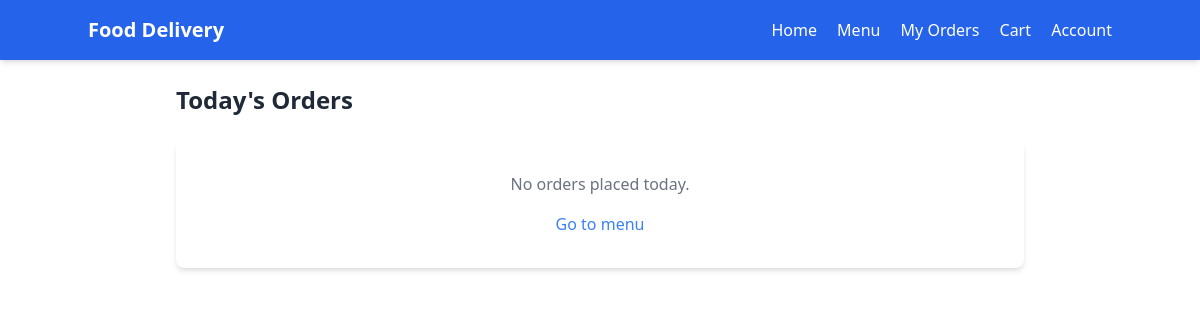
/orders/ (signed in), run on an earlier commit of the app's database.
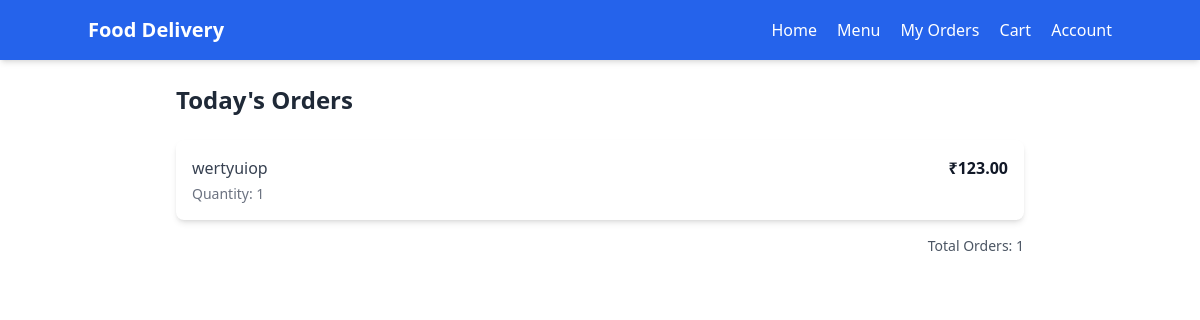
And on a later commit of the database.
### feast/models.py (models this page shows, shortened)
class Order(models.Model):
    student = models.ForeignKey(User, on_delete=models.CASCADE, limit_choices_to={'user_type': 'student'})
    menu_item = models.ForeignKey('Menu', on_delete=models.CASCADE)
    quantity = models.PositiveIntegerField(default=1)
    total_price = models.DecimalField(max_digits=6, decimal_places=2)
    order_date = models.DateField(auto_now_add=True)

class Menu(models.Model):
    CATEGORY_CHOICES = [
        ('breakfast', 'Breakfast'),
        ('lunch', 'Lunch'),
        ('snacks', 'Snacks'),
        ('dinner', 'Dinner'),
    ]
    name = models.CharField(max_length=100)
    description = models.TextField(blank=True, null=True)
    price = models.DecimalField(max_digits=6, decimal_places=2)
    category = models.CharField(max_length=10, choices=CATEGORY_CHOICES)
    available = models.BooleanField(default=True)
    created_at = models.DateTimeField(auto_now_add=True)

### feast/views.py (the view)
# urls.py: path('orders/', view_orders, name='view_orders'),
@login_required
def view_orders(request):
    today_orders = Order.objects.filter(student=request.user, order_date=now().date())
    return render(request, 'view_orders.html', {'orders': today_orders})

### templates/view_orders.html (shortened to what this page needs)
<!DOCTYPE html>
<html lang="en">
<head>
    <script src="https://cdn.tailwindcss.com"></script>
</head>
<body>
<nav class="bg-blue-600 p-4 shadow-md">
    <div class="container mx-auto flex justify-between items-center">
      <div class="text-white font-bold text-xl">Food Delivery</div>
      <div class="space-x-4">
        <a href="#" class="text-white hover:text-blue-200">Home</a>
        <a href="#" class="text-white hover:text-blue-200">Menu</a>
        <a href="#" class="text-white hover:text-blue-200">My Orders</a>
        <a href="#" class="text-white hover:text-blue-200">Cart</a>
        <a href="#" class="text-white hover:text-blue-200">Account</a>
      </div>
    </div>
  </nav>
  {% block content %}
  <div class="max-w-4xl mx-auto p-6">
    <h2 class="text-2xl font-bold text-gray-800 mb-6">Today's Orders</h2>
    {% if orders %}
    <ul class="bg-white shadow-md rounded-lg divide-y divide-gray-200">
      {% for order in orders %}
        <li class="p-4 hover:bg-gray-50 transition duration-150">
          <div class="flex justify-between items-center">
            <span class="font-medium text-gray-700">{{ order.menu_item.name }}</span>
            <span class="text-gray-900 font-semibold">₹{{ order.total_price }}</span>
          </div>
          <div class="text-sm text-gray-500 mt-1">Quantity: {{ order.quantity }}</div>
        </li>
      {% endfor %}
    </ul>
    <div class="mt-4 text-right text-sm text-gray-600">
      Total Orders: {{ orders|length }}
    </div>
    {% else %}
    <div class="bg-white shadow-md rounded-lg p-8 text-center">
      <p class="text-gray-500">No orders placed today.</p>
      <a href="#" class="inline-block mt-4 text-blue-500 hover:text-blue-700">Go to menu</a>
    </div>
    {% endif %}
  </div>
  {% endblock %}
</body>
</html>

What changed in the data, as far as the page shows it:
added Order: menu_item.name "wertyuiop", total_price "123.00", quantity "1"
Also different on the page:
{{ orders|length }}: (not shown) → "1"
text no longer shown: "No orders placed today. Go to menu"
text now shown: "Total Orders:"
